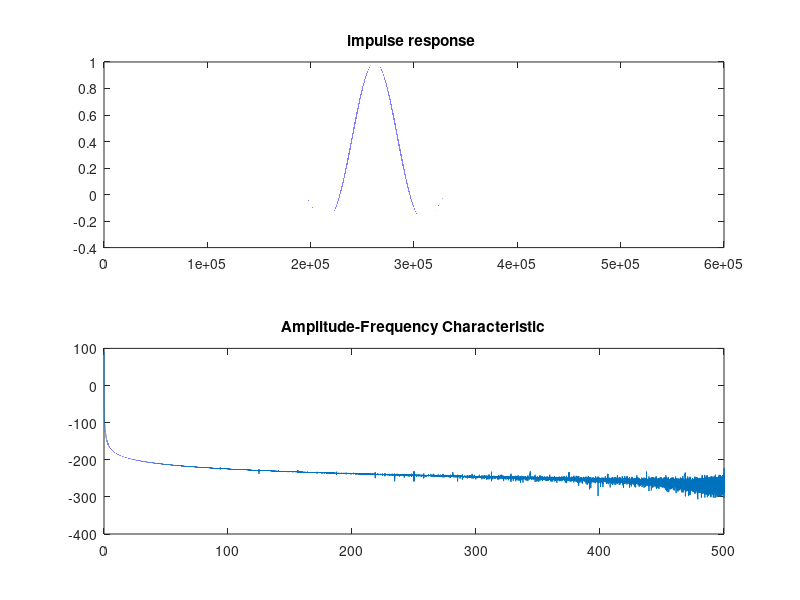

MATLAB code for this plot:
clear;
clc;
close all;

N = 65536;
TAPS = 8;
fs = 1000;
f= fs/N;

wn = f*2/fs;
ft = 'LOW';
w = 'Hanning';

lpf = fir1(TAPS*N-1,wn,ft,hanning(TAPS*N));
lpf = lpf/max(lpf);

subplot(2,1,1);
plot(lpf);
title('impulse response ');

subplot(2,1,2);
m_lpf = 20*log(abs(fft(lpf)))/log(10);
x = 0:(fs/length(lpf)):fs/2;
plot(x,m_lpf(1:length(x)));
filename = ['fir_w_',int2str(N),'_',int2str(TAPS),'.dat']
title('Amplitude-Frequency Characteristic');
fp = fopen(filename,'w');
fwrite(fp,lpf,'float32');
fclose(fp);

% weights = load('weights.txt');
% figure;
% subplot(2,1,1);
% stem(weights);
% subplot(2,1,2);
% w_lpf = 20*log(abs(fft(weights)))/log(10);
% w_lpf = w_lpf - max(w_lpf);
% plot(x,w_lpf(1:length(x)));